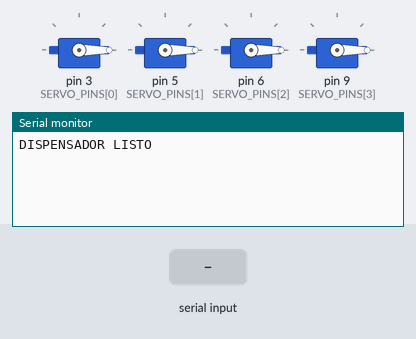
A sketch run on a simulated Arduino Uno, built with avr-gcc and run on an emulated ATmega328P. Parts: 4 × servo, the last lines printed to the serial monitor. The inputs (shaded band) are chosen by the test bench.

Above: at 1.2 s.
1.3 s: "DESPACHAR:\n" received over Serial
At 2.5 s:
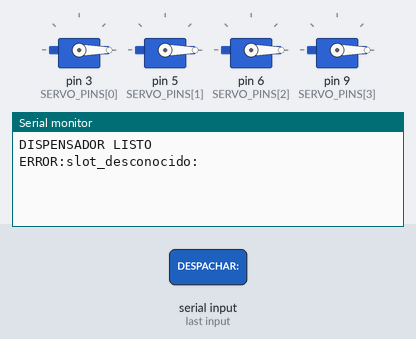
2.8 s: "1\n" received over Serial
At 3.4 s:
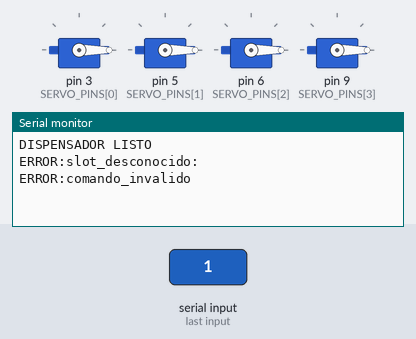

Measured:
- after the input at 1.3 s, the serial monitor: prints a new line at once (image 1)
- after the input at 2.8 s, the serial monitor: prints a new line at once (image 2)

The sketch:

dispensador.ino
```cpp
/*
 * dispensador.ino
 * ---------------
 * Código base para la máquina dispensadora del Centro de Estudiantes.
 *
 * Hardware requerido:
 *   - Arduino Uno / Mega
 *   - Módulo servo (o motor paso a paso) para cada slot
 *   - Módulo comunicación serie (USB / HC-05 Bluetooth)
 *
 * Protocolo de comunicación (serie 9600 baud):
 *   Comando de entrada: "DESPACHAR:<slot>\n"  ej: "DESPACHAR:A1\n"
 *   Respuesta:          "OK:<slot>\n"  o  "ERROR:<motivo>\n"
 */

#include <Servo.h>

// ── Configuración ─────────────────────────────────────────────────────────
#define NUM_SLOTS 4
#define SERIAL_BAUD 9600

// Pines de servo para cada slot (ajustar según cableado)
const int SERVO_PINS[NUM_SLOTS] = {3, 5, 6, 9};

// Nombres de los slots (deben coincidir con metadata.slot en MongoDB)
const char* SLOT_NAMES[NUM_SLOTS] = {"A1", "A2", "B1", "B2"};

Servo servos[NUM_SLOTS];

// ── Setup ─────────────────────────────────────────────────────────────────
void setup() {
  Serial.begin(SERIAL_BAUD);
  for (int i = 0; i < NUM_SLOTS; i++) {
    servos[i].attach(SERVO_PINS[i]);
    servos[i].write(0);  // posición inicial (cerrado)
  }
  Serial.println("DISPENSADOR LISTO");
}

// ── Loop ──────────────────────────────────────────────────────────────────
void loop() {
  if (Serial.available()) {
    String cmd = Serial.readStringUntil('\n');
    cmd.trim();
    procesarComando(cmd);
  }
}

// ── Funciones ─────────────────────────────────────────────────────────────

/**
 * Despacha el producto del slot indicado girando el servo 90°
 * y regresándolo a la posición inicial tras 500 ms.
 */
void despacharSlot(int idx) {
  servos[idx].write(90);  // abrir
  delay(500);
  servos[idx].write(0);   // cerrar
}

int buscarSlot(const String& nombre) {
  for (int i = 0; i < NUM_SLOTS; i++) {
    if (nombre == SLOT_NAMES[i]) return i;
  }
  return -1;
}

void procesarComando(const String& cmd) {
  if (cmd.startsWith("DESPACHAR:")) {
    String slot = cmd.substring(10);
    int idx = buscarSlot(slot);
    if (idx >= 0) {
      despacharSlot(idx);
      Serial.print("OK:");
      Serial.println(slot);
    } else {
      Serial.print("ERROR:slot_desconocido:");
      Serial.println(slot);
    }
  } else {
    Serial.println("ERROR:comando_invalido");
  }
}
```
